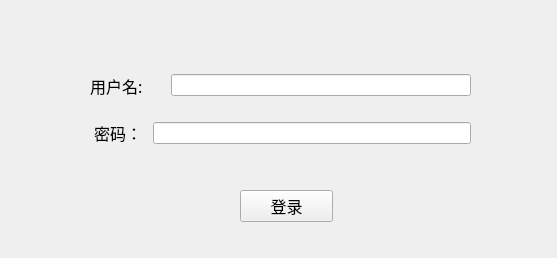
<?xml version="1.0" encoding="UTF-8"?>
<ui version="4.0">
 <class>Login_interface</class>
 <widget class="QWidget" name="Login_interface">
  <property name="geometry">
   <rect>
    <x>0</x>
    <y>0</y>
    <width>557</width>
    <height>258</height>
   </rect>
  </property>
  <property name="sizePolicy">
   <sizepolicy hsizetype="Fixed" vsizetype="Fixed">
    <horstretch>0</horstretch>
    <verstretch>0</verstretch>
   </sizepolicy>
  </property>
  <property name="minimumSize">
   <size>
    <width>557</width>
    <height>258</height>
   </size>
  </property>
  <property name="maximumSize">
   <size>
    <width>557</width>
    <height>258</height>
   </size>
  </property>
  <property name="windowTitle">
   <string>登录</string>
  </property>
  <property name="windowIcon">
   <iconset>
    <normaloff>image/电信部徽 lanse（纯矢量版本）.png</normaloff>image/电信部徽 lanse（纯矢量版本）.png</iconset>
  </property>
  <widget class="QPushButton" name="btn_login_in">
   <property name="geometry">
    <rect>
     <x>240</x>
     <y>190</y>
     <width>93</width>
     <height>32</height>
    </rect>
   </property>
   <property name="font">
    <font>
     <family>方正大标宋_GBK</family>
     <pointsize>12</pointsize>
    </font>
   </property>
   <property name="whatsThis">
    <string>&lt;html&gt;&lt;head/&gt;&lt;body&gt;&lt;p align=&quot;center&quot;&gt;&lt;br/&gt;&lt;/p&gt;&lt;/body&gt;&lt;/html&gt;</string>
   </property>
   <property name="text">
    <string>登录</string>
   </property>
  </widget>
  <widget class="QWidget" name="layoutWidget">
   <property name="geometry">
    <rect>
     <x>90</x>
     <y>70</y>
     <width>381</width>
     <height>31</height>
    </rect>
   </property>
   <layout class="QHBoxLayout" name="horizontalLayout" stretch="1,4">
    <item>
     <widget class="QLabel" name="label">
      <property name="font">
       <font>
        <family>方正大标宋_GBK</family>
        <pointsize>12</pointsize>
       </font>
      </property>
      <property name="text">
       <string>用户名:</string>
      </property>
     </widget>
    </item>
    <item>
     <widget class="QLineEdit" name="edt_user_name">
      <property name="echoMode">
       <enum>QLineEdit::Normal</enum>
      </property>
     </widget>
    </item>
   </layout>
  </widget>
  <widget class="QWidget" name="layoutWidget">
   <property name="geometry">
    <rect>
     <x>90</x>
     <y>120</y>
     <width>381</width>
     <height>26</height>
    </rect>
   </property>
   <layout class="QHBoxLayout" name="horizontalLayout_2" stretch="0,0">
    <item>
     <widget class="QLabel" name="label_2">
      <property name="font">
       <font>
        <family>方正大标宋_GBK</family>
        <pointsize>12</pointsize>
       </font>
      </property>
      <property name="text">
       <string> 密码： </string>
      </property>
     </widget>
    </item>
    <item>
     <widget class="QLineEdit" name="edt_password">
      <property name="echoMode">
       <enum>QLineEdit::Password</enum>
      </property>
     </widget>
    </item>
   </layout>
  </widget>
 </widget>
 <tabstops>
  <tabstop>btn_login_in</tabstop>
 </tabstops>
 <resources/>
 <connections/>
</ui>
